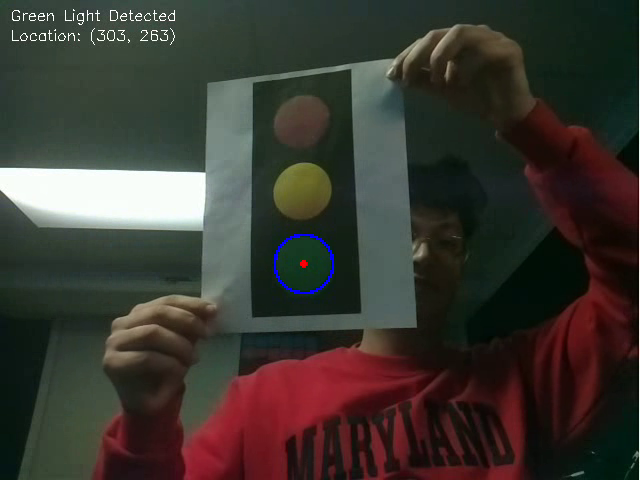
#> input picture frame 47 of HW#3/hw3.avi, 640 x 480 px, given in place of the camera
$ python main.py
#> lines starting #> are read from the running program, lines starting #| are printed output that depends on the picture; after the words box and inside, x2 and y2 are one past the last pixel; in counts of white or black regions, pixels touching at a corner belong together
'''
@Copyright 2022 Vivek Sood
@file hw3.py
@author Vivek Sood
@date 02/07/2022

@brief Homework 1(ENPM 809T): Moving Average

@section LICENSE

MIT License
Copyright (c) 2022 Vivek Sood
Permission is hereby granted, free of charge, to any person obtaining a copy
of this software and associated documentation files (the "Software"), to deal
in the Software without restriction, including without limitation the rights
to use, copy, modify, merge, publish, distribute, sublicense, and/or sell
copies of the Software, and to permit persons to whom the Software is
furnished to do so, subject to the following conditions:

The above copyright notice and this permission notice shall be included in all
copies or substantial portions of the Software.

THE SOFTWARE IS PROVIDED "AS IS", WITHOUT WARRANTY OF ANY KIND, EXPRESS OR
IMPLIED, INCLUDING BUT NOT LIMITED TO THE WARRANTIES OF MERCHANTABILITY,
FITNESS FOR A PARTICULAR PURPOSE AND NONINFRINGEMENT. IN NO EVENT SHALL THE
AUTHORS OR COPYRIGHT HOLDERS BE LIABLE FOR ANY CLAIM, DAMAGES OR OTHER
LIABILITY, WHETHER IN AN ACTION OF CONTRACT, TORT OR OTHERWISE, ARISING FROM,
OUT OF OR IN CONNECTION WITH THE SOFTWARE OR THE USE OR OTHER DEALINGS IN THE
SOFTWARE.
'''
import cv2
import matplotlib.pyplot as plt
import numpy as np
import time

def color_filter(image):
    image_HSV = cv2.cvtColor(image, cv2.COLOR_BGR2HSV)
    mask  = cv2.inRange(image_HSV, (55, 105, 50), (83, 255, 255))
    return mask

def detect_edge(img):
    edge_detected_image = cv2.Canny(img, 75, 200)
    return edge_detected_image


def resize(img):
    scale_percent = 50 # percent of original size
    width = int(img.shape[1] * scale_percent / 100)
    height = int(img.shape[0] * scale_percent / 100)
    dim = (width, height)
    resized = cv2.resize(img, dim, interpolation = cv2.INTER_AREA)
    return resized

def detect_contours(img, start_image):
    contours, _= cv2.findContours(img, cv2.RETR_TREE, cv2.CHAIN_APPROX_SIMPLE)
    contour_list = []
    radius = 0
    for contour in contours:
        approx = cv2.approxPolyDP(contour,0.01*cv2.arcLength(contour,True),True)
        area = cv2.contourArea(contour)

        if ((len(approx) > 8) & (area > 25) ):
            # print(len(approx),area)
            contour_list.append(contour)
            centers, radius = cv2.minEnclosingCircle(contour)


    if(radius != 0):
        center = (int(centers[0]),int(centers[1]))
        start_image = cv2.circle(start_image, center, int(radius), (255,0,0), 2)
        start_image = cv2.circle(start_image, center, 2, (0,0,255), 2)
        cv2.putText(start_image,f"Green Light Detected", (10,20), fontFace=cv2.FONT_HERSHEY_SIMPLEX, fontScale=0.5, color=(255,255,255), thickness=1)
        cv2.putText(start_image,f"Location: {center}", (10,40), fontFace=cv2.FONT_HERSHEY_SIMPLEX, fontScale=0.5, color=(255,255,255), thickness=1)
    else:
        cv2.putText(start_image,f"Green Light Not Detected", (10,20), fontFace=cv2.FONT_HERSHEY_SIMPLEX, fontScale=0.5, color=(255,255,255), thickness=1)

    return start_image

def main():
    np.set_printoptions(formatter={'float': lambda x: "{0:0.4f}".format(x)})


    camera = cv2.VideoCapture(0)


    codec = cv2.VideoWriter_fourcc(*'XVID')
    out = cv2.VideoWriter('./hw3.avi',codec, 15.0, (640,480))
    frame_time = []
    frame_count = 0
    while True:
        start_time = time.time()
        ret, img = camera.read()
#> img is the input picture: shape (480, 640, 3); mean B, G, R 49.3, 56, 59.2
        if not ret:
            break
        #resized = resize(img)
        green_mask = color_filter(img)#HSV Range = 55,105,50 83,255,255
#> in color_filter, `image_HSV = cv2.cvtColor(image, cv2.COLOR_BGR2HSV)`: image_HSV: shape (480, 640, 3); mean H, S, V 68.2, 102.8, 68.3
#> in color_filter, `mask  = cv2.inRange(image_HSV, (55, 105, 50), (83, 255, 255))`:
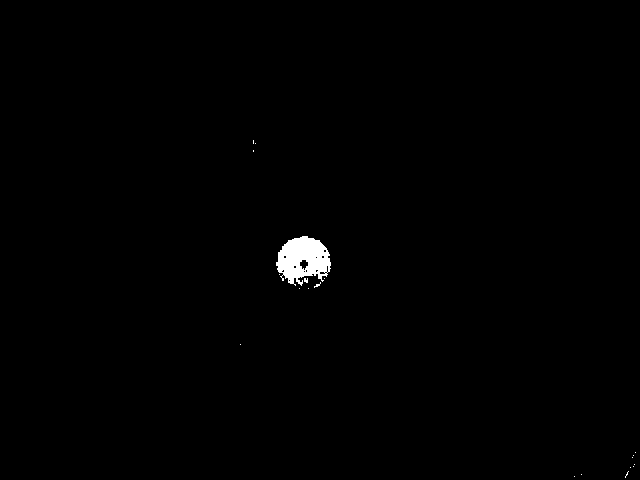
#> mask: shape (480, 640); 0.6% white; 20 white regions (19 under 20 px), largest, box (x1, y1, x2, y2) and area: (276, 236, 331, 286) 1799
        #kernel = np.ones((3,3), np.uint8)

        # The first parameter is the original image,
        # kernel is the matrix with which image is
        # convolved and third parameter is the number
        # of iterations, which will determine how much
        # you want to erode/dilate a given image.
        # img_erosion = cv2.erode(green_mask, kernel, iterations=1)
        # img_dilation = cv2.dilate(img_erosion, kernel, iterations=1)
        median_blur= cv2.medianBlur(green_mask, 9)
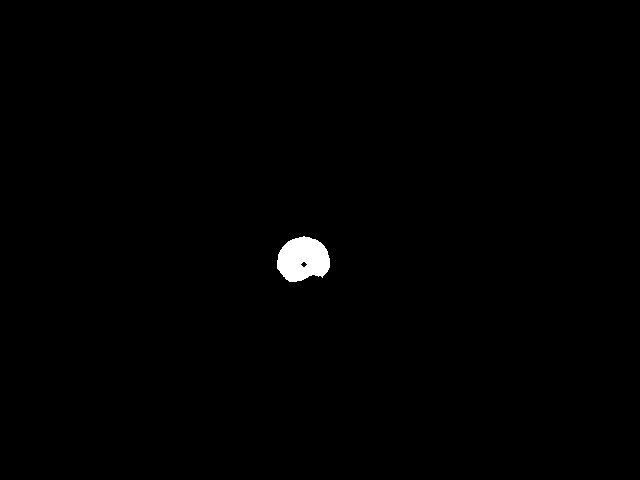
#> median_blur: shape (480, 640); 0.6% white; 1 white region, box (x1, y1, x2, y2) and area: (277, 236, 330, 282) 1829
        edge = detect_edge(median_blur)
#> in detect_edge, `edge_detected_image = cv2.Canny(img, 75, 200)`:
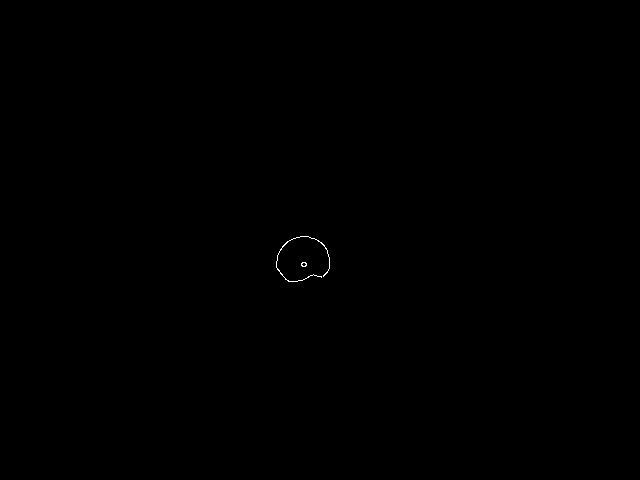
#> edge_detected_image: shape (480, 640); 0.06% white in thin lines or dots, all inside (x1, y1, x2, y2) = (276, 236, 330, 282)
        final = detect_contours(edge,img)
#> in detect_contours, `contours, _= cv2.findContours(img, cv2.RETR_TREE, cv2.CHAIN_APPROX_SIM..`: contours = 3 contours, 2 with area under 20; largest, box (x1, y1, x2, y2) and area: (276, 236, 330, 282) 23
#> the loop in detect_contours, `for contour in contours:` made 3 passes
#> area on pass 3: 23
#> after the loop in detect_contours, `for contour in contours:`: contour_list = []


        cv2.imshow('image', final)
        out.write(final)
        end_time = time.time()
        if(frame_count < 101):
            frame_time.append((end_time-start_time)*1000)
        frame_count += 1

        key = cv2.waitKey(1) & 0xFF
#> (key q is pressed here)
        if(key == ord("q")):
            break
    camera.release()
    out.release()
    cv2.destroyAllWindows()
    frame_time.pop(0)
    xPlot = [x for x in range(len(frame_time))]
    plt.figure()

    plt.plot(xPlot, frame_time, c='blue', label='Raw Data')

    plt.title(f'Stop Light Detection Performance(without optimization)')
    plt.xlabel('Frame')
    plt.ylabel('Processing Time[msec]')
    plt.legend()
    plt.show()
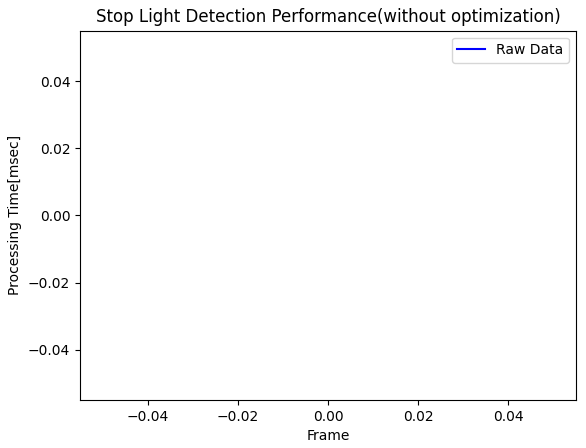
#> figure drawn by matplotlib, 1 panel


if __name__ == '__main__':
    main()
